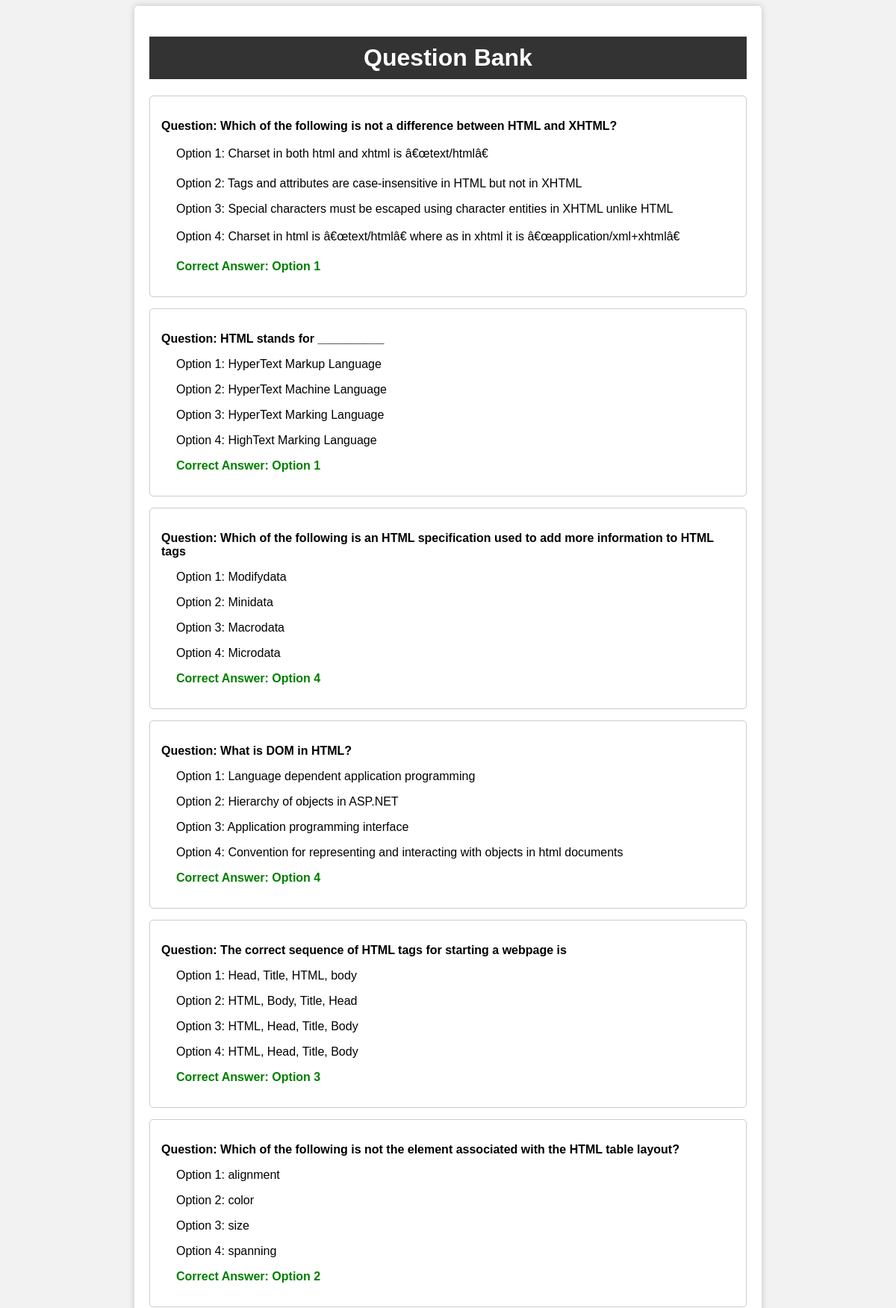
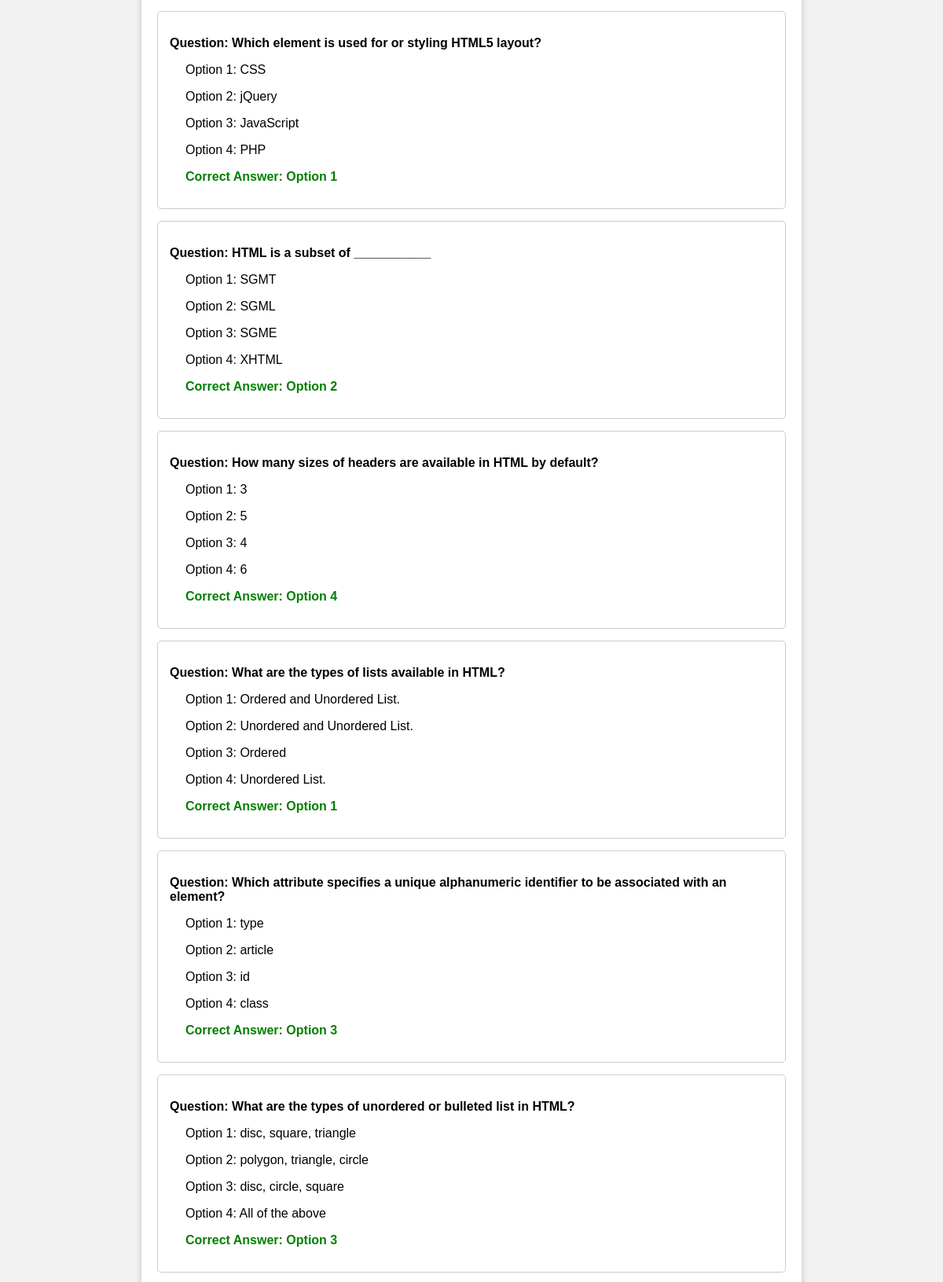
/question_bank.php?sub_id=2 (upper part), run on the app's committed database (2 pictures, top to bottom).
### tables this page shows
CREATE TABLE IF NOT EXISTS `quiz_questions` (
  `id` int(11) NOT NULL AUTO_INCREMENT,
  `sub_id` int(11) DEFAULT NULL,
  `question_text` varchar(255) NOT NULL,
  `option_1` varchar(255) NOT NULL,
  `option_2` varchar(255) NOT NULL,
  `option_3` varchar(255) NOT NULL,
  `option_4` varchar(255) NOT NULL,
  `correct_option` int(11) NOT NULL,
  PRIMARY KEY (`id`)
);

### question_bank.php (the view, shortened to what this page needs)
<!DOCTYPE html>
<html>
<head>
</head>
<body>
    <div class="container">
        <h1>Question Bank</h1>
        <?php
        if (isset($_GET['sub_id'])) {
            $sub_id = intval($_GET['sub_id']);
            $conn = new mysqli("localhost", "root", "", "login");
            $subject_query = "SELECT * FROM subjects WHERE sub_id = ?";
            $stmt = $conn->prepare($subject_query);
            if ($stmt) {
                $stmt->bind_param("i", $sub_id);
                if ($stmt->execute()) {
                    $subject_result = $stmt->get_result();
                    if ($subject_result->num_rows > 0) {
                        $questions_query = "SELECT * FROM quiz_questions WHERE sub_id = ?";
                        $stmt = $conn->prepare($questions_query);
                        if ($stmt) {
                            $stmt->bind_param("i", $sub_id);
                            if ($stmt->execute()) {
                                $questions_result = $stmt->get_result();
                                if ($questions_result->num_rows > 0) {
                                    while ($row = $questions_result->fetch_assoc()) {
                                        echo '<div class="question">';
                                        echo "<p class='question-text'>Question: " . $row['question_text'] . "</p>";
                                        echo '<div class="option">';
                                        echo "<p>Option 1: " . $row['option_1'] . "</p>";
                                        echo "<p>Option 2: " . $row['option_2'] . "</p>";
                                        echo "<p>Option 3: " . $row['option_3'] . "</p>";
                                        echo "<p>Option 4: " . $row['option_4'] . "</p>";
                                        echo "<p class='correct-answer'>Correct Answer: Option " . $row['correct_option'] . "</p>";
                                        echo '</div>';
                                        echo '</div>';
                                    }
                                } else {
                                    echo "No questions found for this subject.";
                                }
                            }
                        }
                    }
                }
            }
        } else {
            echo "Invalid sub_id parameter.";
        }
        ?>
    </div>
</body>
</html>

### question_bank.php (style rules this page uses)
body { font-family: Arial, sans-serif; background-color: #f2f2f2; }
.container { max-width: 800px; margin: 0 auto; background-color: #fff; padding: 20px; border-radius: 5px; box-shadow: 0 0 10px rgba(0, 0, 0, 0.2); }
h1 { background-color: #333; color: white; padding: 10px; text-align: center; }
.question { background-color: #fff; padding: 15px; border: 1px solid #ccc; border-radius: 5px; margin-bottom: 15px; }
.question-text { font-weight: bold; margin-bottom: 10px; }
.option { margin-left: 20px; }
.correct-answer { font-weight: bold; color: green; }

### data on the page
quiz_questions: question_text "Which of the following is not a difference between HTML and XHTML?", option_1 "Charset in both html and xhtml is â€œtext/htmlâ€", option_2 "Tags and attributes are case-insensitive in HTML but not in XHTML", option_3 "Special characters must be escaped using character entities in XHTML unlike HTML", option_4 "Charset in html is â€œtext/htmlâ€ where as in xhtml it is â€œapplication/xml+xhtmlâ€", correct_option "1"
quiz_questions: question_text "HTML stands for __________", option_1 "HyperText Markup Language", option_2 "HyperText Machine Language", option_3 "HyperText Marking Language", option_4 "HighText Marking Language", correct_option "1"
quiz_questions: question_text "Which of the following is an HTML specification used to add more information to HTML tags", option_1 "Modifydata", option_2 "Minidata", option_3 "Macrodata", option_4 "Microdata", correct_option "4"
quiz_questions: question_text "What is DOM in HTML?", option_1 "Language dependent application programming", option_2 "Hierarchy of objects in ASP.NET", option_3 "Application programming interface", option_4 "Convention for representing and interacting with objects in html documents", correct_option "4"
quiz_questions: question_text "The correct sequence of HTML tags for starting a webpage is", option_1 "Head, Title, HTML, body", option_2 "HTML, Body, Title, Head", option_3 "HTML, Head, Title, Body", option_4 "HTML, Head, Title, Body", correct_option "3"
quiz_questions: question_text "Which of the following is not the element associated with the HTML table layout?", option_1 "alignment", option_2 "color", option_3 "size", option_4 "spanning", correct_option "2"
quiz_questions: question_text "Which element is used for or styling HTML5 layout?", option_1 "CSS", option_2 "jQuery", option_3 "JavaScript", option_4 "PHP", correct_option "1"
quiz_questions: question_text "HTML is a subset of ___________", option_1 "SGMT", option_2 "SGML", option_3 "SGME", option_4 "XHTML", correct_option "2"
quiz_questions: question_text "How many sizes of headers are available in HTML by default?", option_1 "3", option_2 "5", option_3 "4", option_4 "6", correct_option "4"
quiz_questions: question_text "What are the types of lists available in HTML?", option_1 "Ordered and Unordered List.", option_2 "Unordered and Unordered List.", option_3 "Ordered", option_4 "Unordered List.", correct_option "1"
quiz_questions: question_text "Which attribute specifies a unique alphanumeric identifier to be associated with an element?", option_1 "type", option_2 "article", option_3 "id", option_4 "class", correct_option "3"
quiz_questions: question_text "What are the types of unordered or bulleted list in HTML?", option_1 "disc, square, triangle", option_2 "polygon, triangle, circle", option_3 "disc, circle, square", option_4 "All of the above", correct_option "3"
